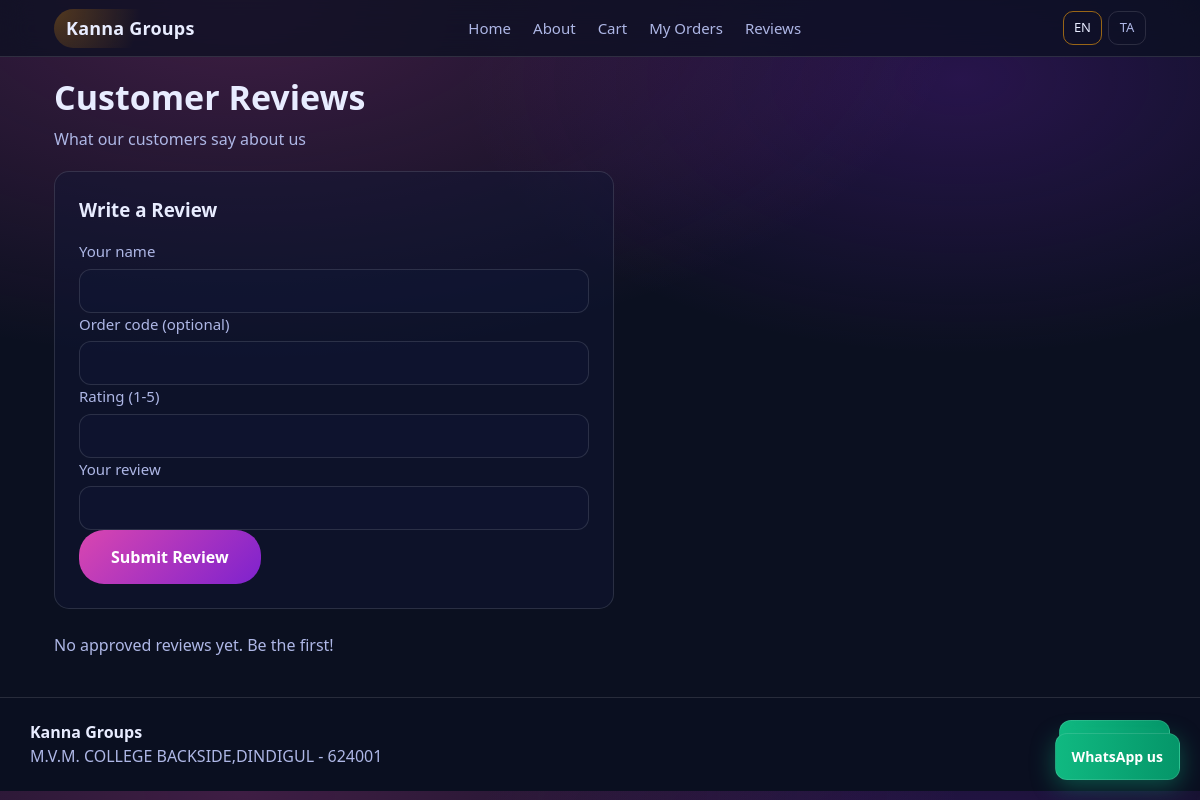
The app's page /reviews with its own data.
### app/models.py (models this page shows, shortened)
class Setting(db.Model):
    __tablename__ = "setting"
    id = db.Column(db.Integer, primary_key=True)
    key = db.Column(db.String(64), unique=True, nullable=False, index=True)
    value = db.Column(db.Text, nullable=False)

### app/routes/public.py (the view)
@bp.get("/reviews")
def reviews_page():
    approved = Review.query.filter_by(status="approved").order_by(Review.created_at.desc()).all()
    form = ReviewForm()
    return render_template(
        "shop/reviews.html",
        reviews=approved,
        form=form,
        lang=_lang(),
        business_name=get_setting("business_name", "Kanna Groups"),
        whatsapp=get_setting("whatsapp_number", "+919344272890"),
        location=get_setting("location", ""),
    )

### app/forms.py
class ReviewForm(FlaskForm):
    customer_name = StringField("Your name", validators=[DataRequired(), Length(max=200)])
    order_code = StringField("Order code (optional)", validators=[Optional(), Length(max=64)])
    rating = IntegerField("Rating (1-5)", validators=[DataRequired()])
    text = StringField("Your review", validators=[DataRequired(), Length(max=2000)])

### app/models.py (called while the page is built)
def get_setting(key: str, default: str = "") -> str:
    s = Setting.query.filter_by(key=key).first()
    return s.value if s else default

### app/routes/public.py (called while the page is built)
def _lang() -> str:
    lang = request.args.get("lang", "en").lower()
    return "ta" if lang == "ta" else "en"

### app/templates/shop/reviews.html (shortened to what this page needs)
{% extends "base.html" %}
{% block content %}
  <div class="page-header">
    <h1>{{ 'Customer Reviews' if lang=='en' else 'வாடிக்கையாளர் மதிப்புரைகள்' }}</h1>
    <p class="muted">{{ 'What our customers say about us' if lang=='en' else 'எங்கள் வாடிக்கையாளர்கள் என்ன சொல்கிறார்கள்' }}</p>
  </div>
  <div class="add-rev-form">
    <h3>{{ 'Write a Review' if lang=='en' else 'மதிப்புரை எழுதுங்கள்' }}</h3>
    <form method="post" action="{{ url_for('public.reviews_post', lang=lang) }}">
      <label>{{ form.customer_name.label }} {{ form.customer_name(class_="input") }}</label>
      <label>{{ form.order_code.label }} {{ form.order_code(class_="input") }}</label>
      <label>{{ form.rating.label }} {{ form.rating(class_="input", min=1, max=5, type="number") }}</label>
      <label>{{ form.text.label }} {{ form.text(class_="input", rows=4) }}</label>
      <button type="submit" class="btn sbtn">{{ 'Submit Review' if lang=='en' else 'மதிப்புரை சமர்ப்பி' }}</button>
    </form>
  </div>
  <div class="reviews-list">
    {% if reviews %}
      {% for r in reviews %}
        <div class="rev-card">
          <div class="rev-head">
            <div>
              <div class="rev-nm">{{ r.customer_name }}</div>
              <div class="rev-dt">{{ r.created_at.strftime('%d %b %Y') }}{% if r.order_code %} • {{ r.order_code }}{% endif %}</div>
            </div>
            <div class="stars">{{ '★' * r.rating }}{{ '☆' * (5 - r.rating) }}</div>
          </div>
          <div class="rev-txt">{{ r.text }}</div>
          {% if r.reply %}
            <div class="rev-reply">🏪 {{ r.reply }}</div>
          {% endif %}
        </div>
      {% endfor %}
    {% else %}
      <p class="muted">{{ 'No approved reviews yet. Be the first!' if lang=='en' else 'இன்னும் மதிப்புரைகள் இல்லை. முதல் நபராக இருங்கள்!' }}</p>
    {% endif %}
  </div>
{% endblock %}

### app/templates/base.html (shortened to what this page needs)
<!doctype html>
<html lang="{{ 'ta' if lang == 'ta' else 'en' }}">
  <head>
    <link rel="stylesheet" href="{{ url_for('static', filename='css/styles.css') }}" />
  </head>
  <body>
    <header class="topbar">
      <div class="container topbar-inner">
        <a class="brand" href="{{ url_for('public.home', lang=lang) }}">{{ business_name or "Kanna Groups" }}</a>
        <nav class="nav" id="mainNav">
          <a href="{{ url_for('public.home', lang=lang) }}">{{ 'Home' if lang=='en' else 'முகப்பு' }}</a>
          <a href="{{ url_for('public.about', lang=lang) }}">{{ 'About' if lang=='en' else 'எங்களைப் பற்றி' }}</a>
          <a href="{{ url_for('public.cart_page', lang=lang) }}">{{ 'Cart' if lang=='en' else 'கார்ட்' }}{% if cart_count %}<span class="cart-badge">{{ cart_count }}</span>{% endif %}</a>
          <a href="{{ url_for('public.my_orders', lang=lang) }}">{{ 'My Orders' if lang=='en' else 'என் ஆர்டர்கள்' }}</a>
          <a href="{{ url_for('public.reviews_page', lang=lang) }}">{{ 'Reviews' if lang=='en' else 'ரிவியூக்கள்' }}</a>
        </nav>
        <div class="lang lang-desktop">
          <a class="{{ 'active' if lang=='en' else '' }}" href="{{ request.path }}?lang=en">EN</a>
          <a class="{{ 'active' if lang=='ta' else '' }}" href="{{ request.path }}?lang=ta">TA</a>
        </div>
      </div>
    </header>
    <main class="container">
      {% block content %}{% endblock %}
    </main>
    <footer class="footer" id="contact">
      <div class="container footer-inner">
        <div>
          <div class="footer-title">{{ business_name or "Kanna Groups" }}</div>
          <div class="muted">{{ location or '' }}</div>
        </div>
        {% if whatsapp %}
          <a class="btn btn-whatsapp" href="https://wa.me/{{ whatsapp | replace('+','') }}" target="_blank" rel="noreferrer">
            WhatsApp
          </a>
        {% endif %}
      </div>
    </footer>
    {% if whatsapp %}
      <div class="floating-wa">
        <a class="btn btn-whatsapp" href="https://wa.me/{{ whatsapp | replace('+','') }}" target="_blank" rel="noreferrer">
          {{ 'WhatsApp us' if lang=='en' else 'WhatsApp-ல் தொடர்பு' }}
        </a>
      </div>
    {% endif %}
  </body>
</html>

### app/static/css/styles.css (style rules this page uses)
:root { --bg:#0b1020; --card:#111836; --text:#e8ecff; --muted:#aeb7e6; --border:rgba(255,255,255,.12); --accent1:#d946b0; --accent2:#7e22ce; --gold:#f59e0b; --white:#ffffff; --coral:#fb7185; --radius-sm:10px; --radius-md:14px; --radius-lg:18px; --transition-fast:.16s ease; --transition-med:.25s ease; }
* { box-sizing:border-box;margin:0;padding:0 }
html { -webkit-text-size-adjust:100%;scroll-behavior:smooth }
body { font-family: 'Segoe UI', system-ui, -apple-system, Roboto, 'Noto Sans', 'Liberation Sans', sans-serif; background: radial-gradient(1200px 600px at 20% 0%, rgba(217,70,176,.25), transparent 60%), radial-gradient(900px 500px at 80% 10%, rgba(126,34,206,.25), transparent 55%), var(--bg); color:var(--text); line-height:1.5; overflow-x:hidden; -webkit-font-smoothing:antialiased; }
a { color:inherit;text-decoration:none }
button { font-family:inherit }
.container { width:100%; max-width:1100px; margin:0 auto; padding:0 clamp(12px, 3vw, 24px); }
.topbar { position:sticky; top:0; backdrop-filter:blur(14px); -webkit-backdrop-filter:blur(14px); background:rgba(11,16,32,.72); border-bottom:1px solid var(--border); z-index:100; }
.topbar-inner { display:flex; align-items:center; gap:12px; justify-content:space-between; min-height:56px; }
.brand { font-weight:800; font-size:clamp(15px, 3.5vw, 18px); letter-spacing:.2px; padding:6px 12px; border-radius:999px; background:radial-gradient(circle at 0 0, rgba(245,158,11,.28), transparent 55%); white-space:nowrap; flex-shrink:0; }
.nav { display:flex;gap:clamp(8px, 1.5vw, 14px);align-items:center }
.nav a { color:var(--muted); font-size:clamp(13px, 1.6vw, 15px); padding:6px 4px; white-space:nowrap; transition:color var(--transition-fast); }
.lang { display:flex;gap:6px;align-items:center;flex-shrink:0 }
.lang a { padding:6px 10px; border:1px solid var(--border); border-radius:var(--radius-sm); color:var(--muted); font-size:13px; min-width:38px; text-align:center; transition:all var(--transition-fast); }
.lang a.active { border-color:rgba(245,158,11,.6);color:var(--text) }
.lang-desktop { display:flex }
h1 { margin:0 0 10px;font-size:clamp(22px, 4vw, 34px);line-height:1.18 }
.muted { color:var(--muted) }
.btn { display:inline-flex; align-items:center; justify-content:center; gap:8px; padding:clamp(10px, 1.5vw, 12px) clamp(12px, 2vw, 16px); border-radius:12px; border:1px solid rgba(255,255,255,.12); background:linear-gradient(90deg, var(--accent1), var(--accent2)); color:var(--white); font-weight:700; font-size:clamp(13px, 1.6vw, 15px); cursor:pointer; min-height:44px; transition:filter var(--transition-fast), transform var(--transition-fast); white-space:nowrap; }
.btn-whatsapp { background:linear-gradient(90deg, #10b981, #059669) }
.page-header { margin:clamp(12px, 2vw, 20px) 0 }
.footer { margin-top:40px;border-top:1px solid var(--border);background:rgba(11,16,32,.6) }
.footer-inner { display:flex; justify-content:space-between; align-items:center; gap:12px; padding:clamp(14px, 2.5vw, 22px) 0; flex-wrap:wrap; }
.footer-title { font-weight:800;font-size:clamp(14px, 1.8vw, 16px) }
.floating-wa { position:fixed; right:clamp(12px, 2vw, 20px); bottom:clamp(12px, 2vw, 20px); z-index:40; }
.floating-wa .btn { box-shadow:0 6px 24px rgba(16,185,129,.4); font-size:clamp(12px, 1.5vw, 14px); }
label { display:flex;flex-direction:column;gap:6px;color:var(--muted);font-size:clamp(13px, 1.6vw, 15px) }
.input, input, select, textarea { padding:clamp(10px, 1.5vw, 12px) 12px; border-radius:12px; border:1px solid var(--border); background:rgba(17,24,54,.45); color:var(--text); outline:none; font-size:16px; width:100%; transition:border-color var(--transition-fast); }
.sbtn { padding:clamp(12px, 2vw, 1rem) clamp(20px, 3vw, 2rem); border-radius:25px; background:linear-gradient(135deg, var(--accent1), var(--accent2)); color:#fff; font-weight:600; border:none; cursor:pointer; font-size:clamp(14px, 1.6vw, 1rem); min-height:48px; transition:filter var(--transition-fast), transform var(--transition-fast); }
.add-rev-form { background:rgba(17,24,54,.45);border:1px solid var(--border);border-radius:15px;padding:clamp(14px, 2.5vw, 1.5rem);margin-bottom:1.5rem;max-width:560px }
.add-rev-form h3 { margin:0 0 1rem }
.reviews-list { margin-top:1rem }
@media (min-width:1200px) { .container { max-width:1140px } }

### records on screen
Setting: value "Kanna Groups"
Setting: value "M.V.M. COLLEGE BACKSIDE,DINDIGUL - 624001"

### other values on screen
{{ 'Home' if lang=='en' else 'முகப்பு' }} "Home"
{{ 'About' if lang=='en' else 'எங்களைப் பற்றி' }} "About"
{{ 'Cart' if lang=='en' else 'கார்ட்' }} "Cart"
{{ 'My Orders' if lang=='en' else 'என் ஆர்டர்கள்' }} "My Orders"
{{ 'Reviews' if lang=='en' else 'ரிவியூக்கள்' }} "Reviews"
{{ 'Customer Reviews' if lang=='en' else 'வாடிக்கையாளர் மதிப்புரைகள்' }} "Customer Reviews"
{{ 'Write a Review' if lang=='en' else 'மதிப்புரை எழுதுங்கள்' }} "Write a Review"
{{ 'Submit Review' if lang=='en' else 'மதிப்புரை சமர்ப்பி' }} "Submit Review"
{{ 'WhatsApp us' if lang=='en' else 'WhatsApp-ல் தொடர்பு' }} "WhatsApp us"
